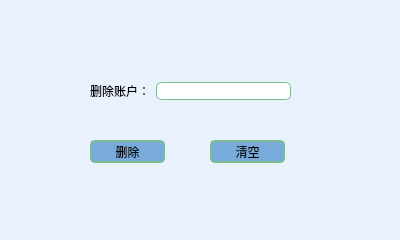
<?xml version="1.0" encoding="UTF-8"?>
<ui version="4.0">
 <class>DeleteAcc</class>
 <widget class="QDialog" name="DeleteAcc">
  <property name="geometry">
   <rect>
    <x>0</x>
    <y>0</y>
    <width>400</width>
    <height>240</height>
   </rect>
  </property>
  <property name="windowTitle">
   <string>Dialog</string>
  </property>
  <property name="styleSheet">
   <string notr="true">QPushButton
{background:rgb(120,170,220);font:2em;
border:2px solid rgb(121,189,143);
border-radius:5px;

}
QLabel{
	font:2em ;
}
QLineEdit{
background:rgb(255,255,255);font:2em;
border:1px solid rgb(121,189,143);
border-radius:5px;

}
QDialog{
	background:rgb(232,241,252);
	margin:0.5px 0.5px 0.5px 0.5px;
	
}</string>
  </property>
  <widget class="QPushButton" name="pushButton">
   <property name="geometry">
    <rect>
     <x>90</x>
     <y>140</y>
     <width>75</width>
     <height>23</height>
    </rect>
   </property>
   <property name="text">
    <string>删除</string>
   </property>
  </widget>
  <widget class="QPushButton" name="pushButton_2">
   <property name="geometry">
    <rect>
     <x>210</x>
     <y>140</y>
     <width>75</width>
     <height>23</height>
    </rect>
   </property>
   <property name="text">
    <string>清空</string>
   </property>
  </widget>
  <widget class="QWidget" name="layoutWidget">
   <property name="geometry">
    <rect>
     <x>90</x>
     <y>80</y>
     <width>201</width>
     <height>22</height>
    </rect>
   </property>
   <layout class="QHBoxLayout" name="horizontalLayout">
    <item>
     <widget class="QLabel" name="label">
      <property name="text">
       <string>删除账户：</string>
      </property>
     </widget>
    </item>
    <item>
     <widget class="QLineEdit" name="lineEdit"/>
    </item>
   </layout>
  </widget>
 </widget>
 <resources/>
 <connections/>
</ui>
